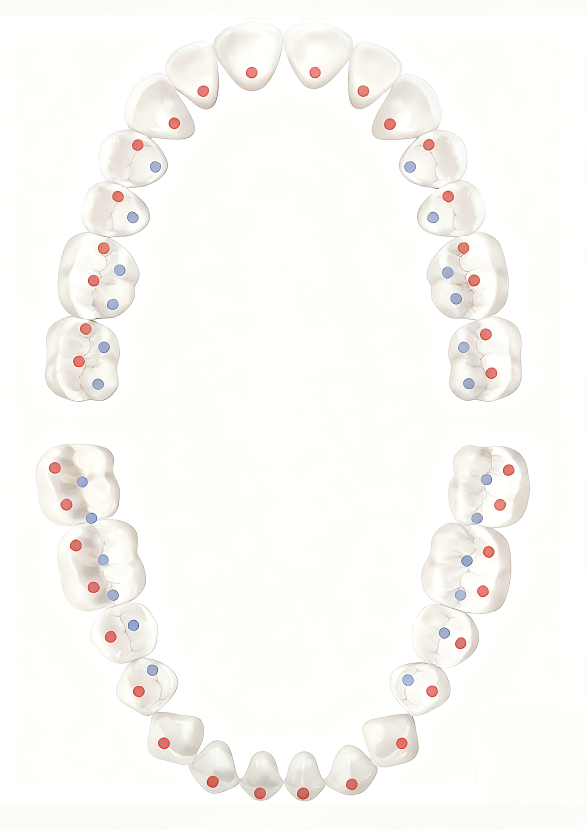
#> input picture vis_martials/vis_mid_plane/mid_plane.png, 1758 x 2490 px (shown at 1/3 size)
$ python -i vis_heatmap_with_color.py   (imports and definitions only)
#> lines starting #> are read from the running program, lines starting #| are printed output that depends on the picture
import open3d as o3d
import numpy as np
import matplotlib.pyplot as plt
from matplotlib import cm
import os
import argparse
import matplotlib as mpl
from PIL import Image

"功能说明: 可视化上下颌的咬合状态，增加热力分布显示功能，并分上下颌分别截图保存"
"exp python vis_heatmap.py --lower data/test1_lower_open.ply"

# [105 lines left out: functions load_mesh, compute_mesh_to_mesh_distance, apply_colormap_to_mesh, not called in this run]

# 新增：把 colorbar 拼接到截图右侧
def add_colorbar_to_image(image_path, out_path, vmin=0.0, vmax=1.0, colormap='jet', pad_ratio=0.1, cbar_width_ratio=0.12):
	# 读取主图
#> called with image_path = '../vis_mid_plane/mid_plane.png', out_path = 'out.png', vmin = 0, vmax = 1, colormap = 'jet', pad_ratio = 0.1, cbar_width_ratio = 0.12
	main_img = Image.open(image_path).convert("RGBA")
#> main_img is the input picture: PIL image 1758x2490 RGBA; mean R, G, B, A 250.8, 249.4, 245.6, 255
	h = main_img.height
#> h = 2490
	# 生成 colorbar（matplotlib）- 调整高度为主图的 60%
	cbar_height_ratio = 0.85  # 新增：控制 colorbar 高度占主图比例
	cbar_h = int(h * cbar_height_ratio)
#> cbar_h = 2116
	fig = plt.figure(figsize=(1.0, cbar_h/100.0), dpi=150)
	ax = fig.add_axes([0.1, 0.1, 0.3, 0.8])
	norm = mpl.colors.Normalize(vmin=vmin, vmax=vmax)
	cmap = mpl.colormaps[colormap]
	# 反转 colormap：让小值（底部）显示红色，大值（顶部）显示蓝色
	cmap_reversed = cmap.reversed()
	cb = mpl.colorbar.ColorbarBase(ax, cmap=cmap_reversed, norm=norm, orientation='vertical')
	cb.set_label('Distance(mm)', fontsize=20)
	# 设置刻度标签字体大小
	cb.ax.tick_params(labelsize=18)
	tmp_cbar = os.path.splitext(out_path)[0] + "_cbar_tmp.png"
	fig.savefig(tmp_cbar, bbox_inches='tight', pad_inches=0.1)
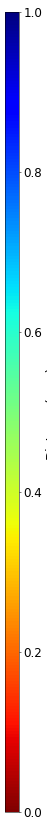
#> figure drawn by matplotlib, 1 panel
	plt.close(fig)
	cbar_img = Image.open(tmp_cbar).convert("RGBA")
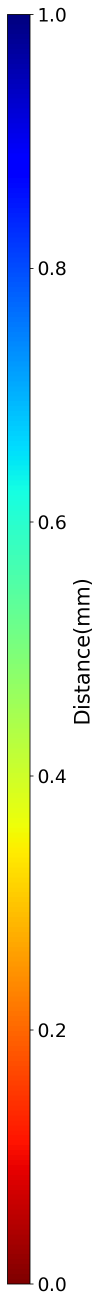
#> cbar_img: PIL image 199x2605 RGBA (shown at 1/2 size); mean R, G, B, A 219.3, 222.4, 219.3, 255
	# 调整 colorbar 宽度（高度已由 figsize 控制）
	cbar_w = max(140, int(h * cbar_width_ratio))
#> cbar_w = 298
	print("Resizing colorbar to :", cbar_w, cbar_h)
#| Resizing colorbar to : 298 2116
	cbar_img = cbar_img.resize((cbar_w, cbar_h), resample=Image.BICUBIC)
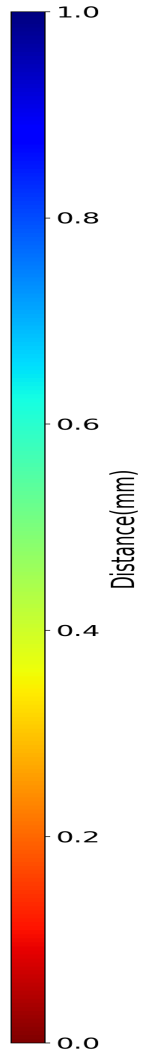
#> cbar_img: PIL image 298x2116 RGBA (shown at 1/2 size); mean R, G, B, A 219.2, 222.3, 219.2, 255
	# 组合 - colorbar 垂直居中放置
	pad = max(4, int(h * pad_ratio))
#> pad = 249
	canvas = Image.new("RGBA", (main_img.width + pad + cbar_img.width, h), (255, 255, 255, 255))
#> canvas: PIL image 2305x2490 RGBA; every value is 255
	canvas.paste(main_img, (0, 0))
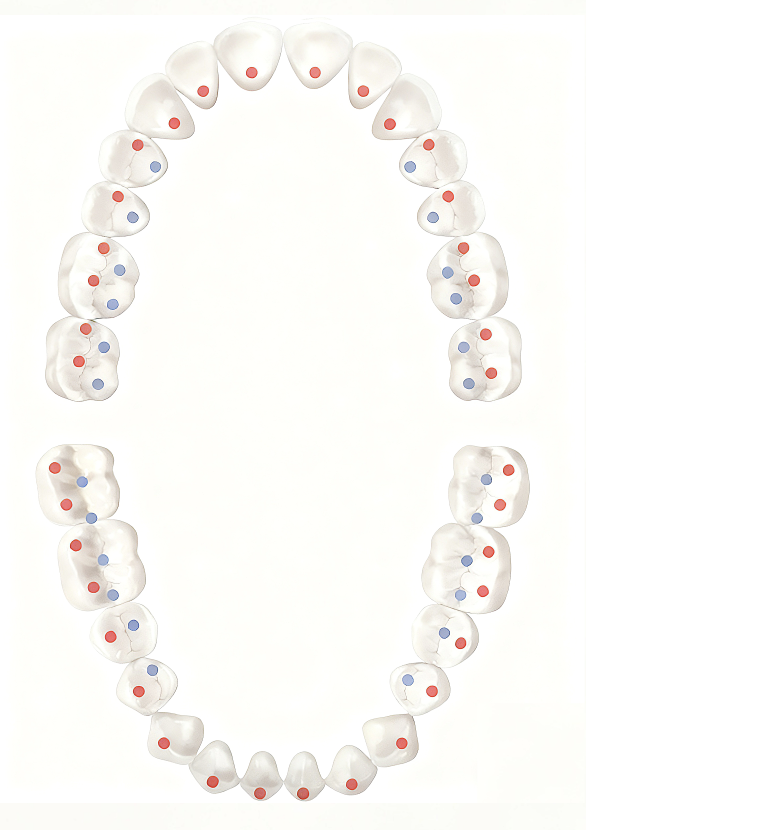
#> canvas: PIL image 2305x2490 RGBA (shown at 1/3 size); mean R, G, B, A 251.8, 250.7, 247.8, 255
	cbar_y_offset = (h - cbar_h) // 2  # 居中
#> cbar_y_offset = 187
	canvas.paste(cbar_img, (main_img.width + pad, cbar_y_offset), cbar_img)
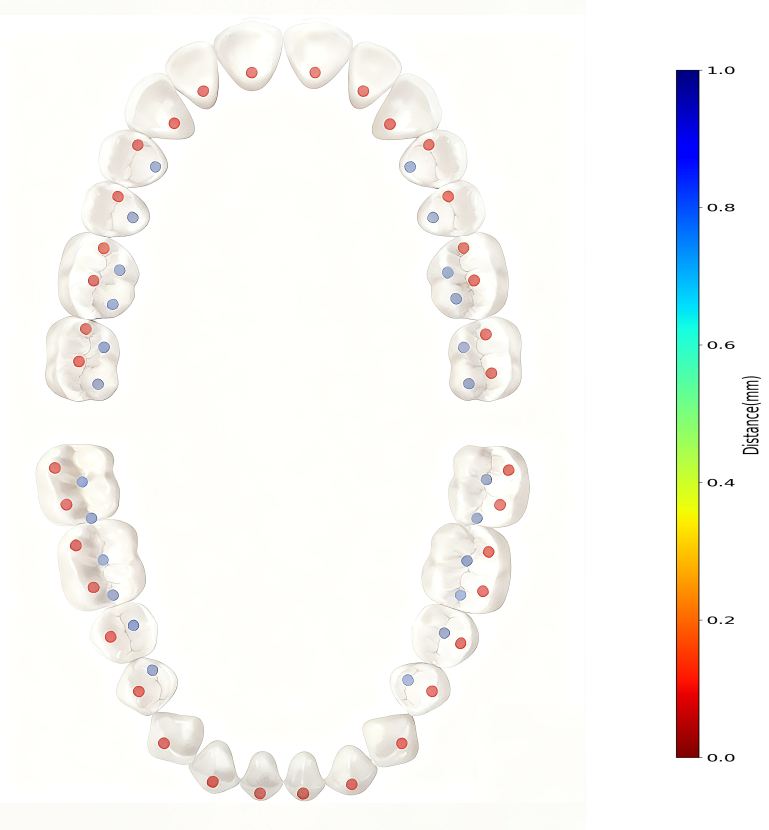
#> canvas: PIL image 2305x2490 RGBA (shown at 1/3 size); mean R, G, B, A 247.9, 247.1, 243.9, 255
	canvas.convert("RGB").save(out_path)
	try:
		os.remove(tmp_cbar)
	except Exception:
		pass
	print("Saved screenshot with colorbar:", out_path)

# [227 lines left out: functions create_colorbar_mesh, visualize_occlusion_heatmap, capture_top_to_bottom, combine_upper_lower_images, not called in this run]

# 使用示例
# [46 lines not run here, left out]

>>> result = add_colorbar_to_image('../vis_mid_plane/mid_plane.png', 'out.png')
